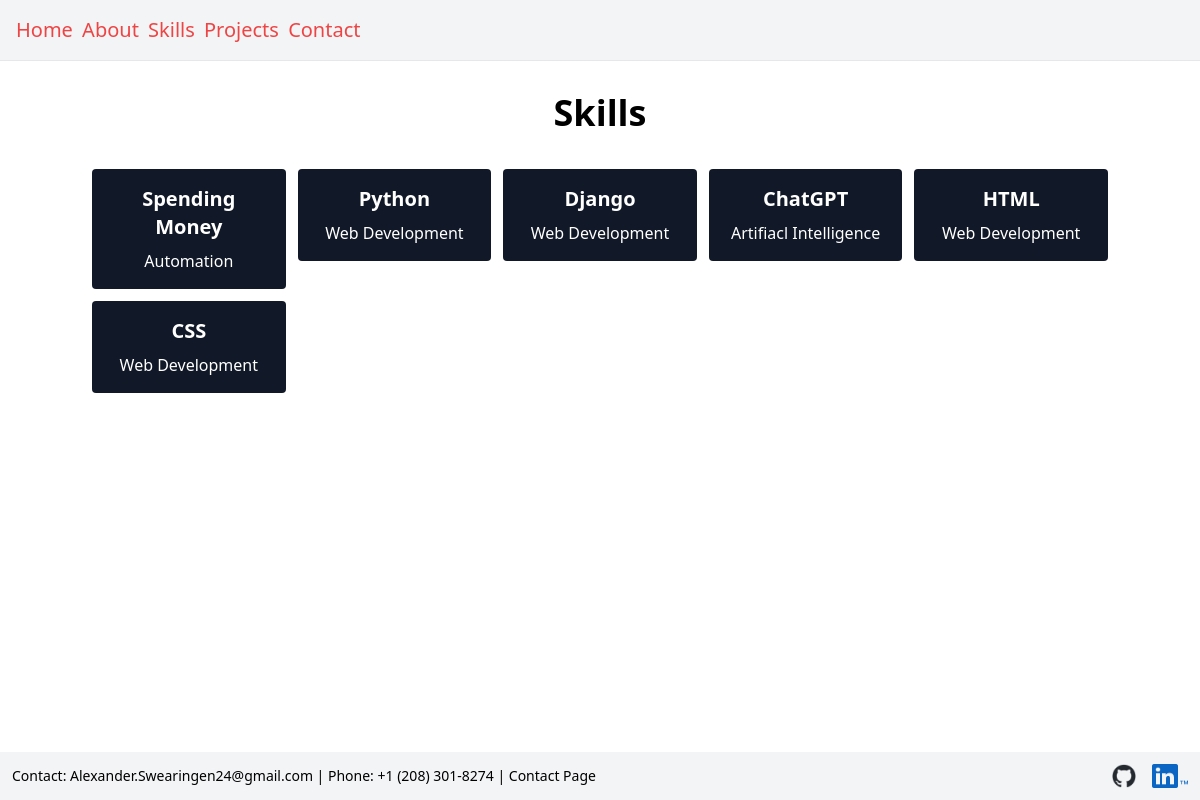
/skill/, run on the app's committed database.
### portfo/models.py (models this page shows, shortened)
class Skill(models.Model):
    FIELD = (
        ("web development", "Web Development"),
        ("automation", "Automation"),
        ("artifiacl intelligence", "Artifiacl Intelligence"),
        ("cyber security", "Cyber Security"),
    )
    name = models.CharField(max_length=50)
    description = models.TextField(blank=True, null=True)
    field = models.CharField(
        max_length=100, choices=FIELD, blank=True, null=True)
    langsymbol = models.ImageField(
        upload_to='lang_symbol', blank=True, null=True)
    cert = models.ImageField(upload_to='certs', blank=True, null=True)

### portfo/views.py (the view)
# urls.py: path('skill/', skill_view, name='skill'),
def skill_view(request):
    skills = Skill.objects.all()
    context = {
        'skills': skills
    }
    return render(request, 'portfo/skill_view.html', context)

### portfo/templates/portfo/skill_view.html (shortened to what this page needs)
{% extends "portfo/_base.html" %}
{% block content %}
    <header class="text-center">
        <h1 class="text-4xl font-bold mb-4">Skills</h1>
    </header>
    <section class="grid grid-cols-5 gap-1 mt-8">
        {% for skill in skills %}
            <a href="{% url 'skill-detail' skill.pk  %}">
                <div class="text-center bg-gray-900 p-4 m-1 text-white rounded hover:shadow-2xl hover:cursor-pointer hover:bg-gray-100 hover:text-gray-900">
                    <h3 class="text-xl font-bold mb-2">{{ skill.name }}</h3>
                    <p class="text-x1">{{ skill.field|title }}</p>
                </div>
            </a>
        {% endfor %}
    </section>
{% endblock content %}

### data on the page
Skill: name "Spending Money", field "Automation"
Skill: name "Python", field "Web Development"
Skill: name "Django", field "Web Development"
Skill: name "ChatGPT", field "Artifiacl Intelligence"
Skill: name "HTML", field "Web Development"
Skill: name "CSS", field "Web Development"
